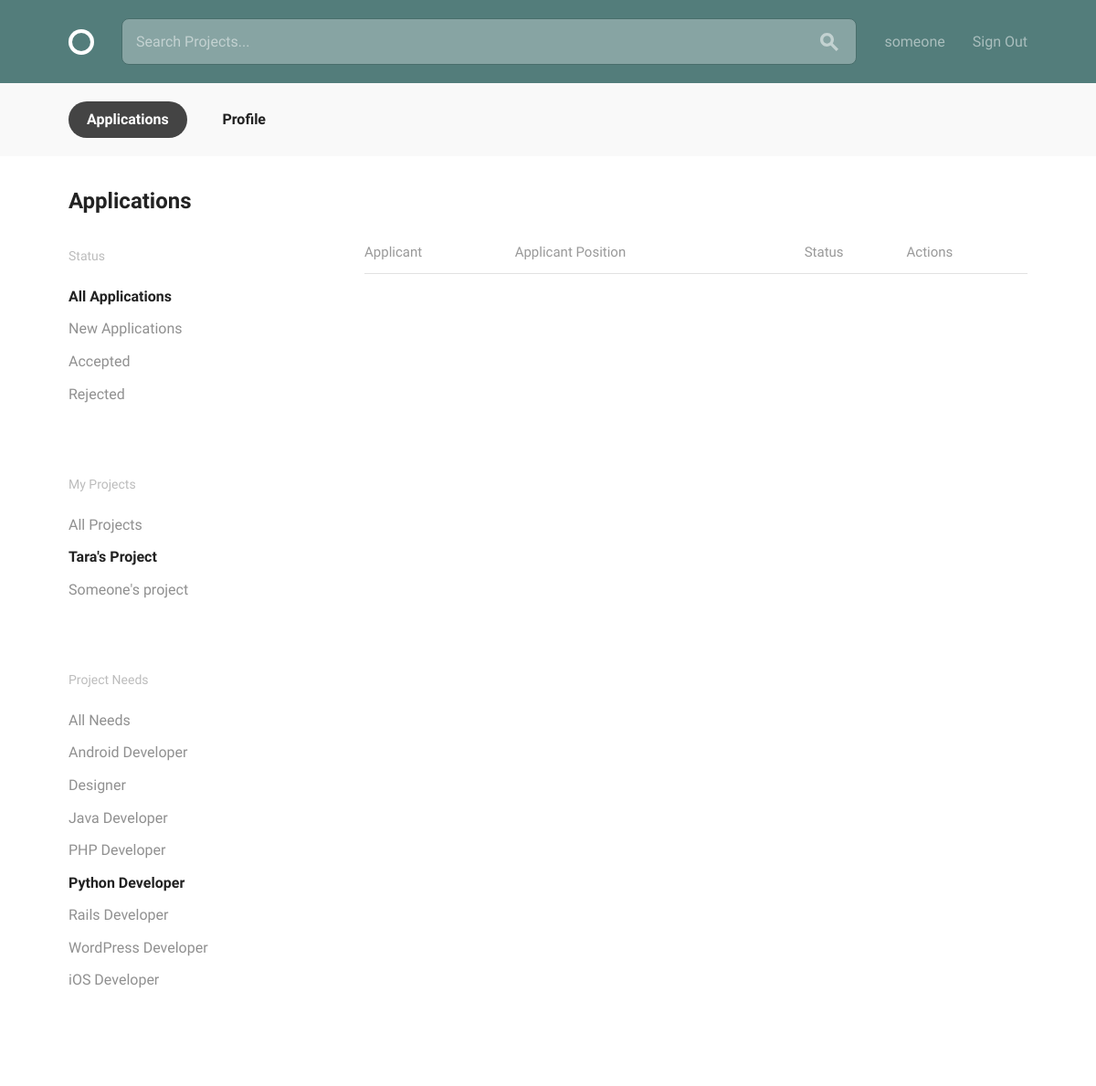
Before: /user/applications?status=all&project=2&position=5 (signed in) with the older database file.
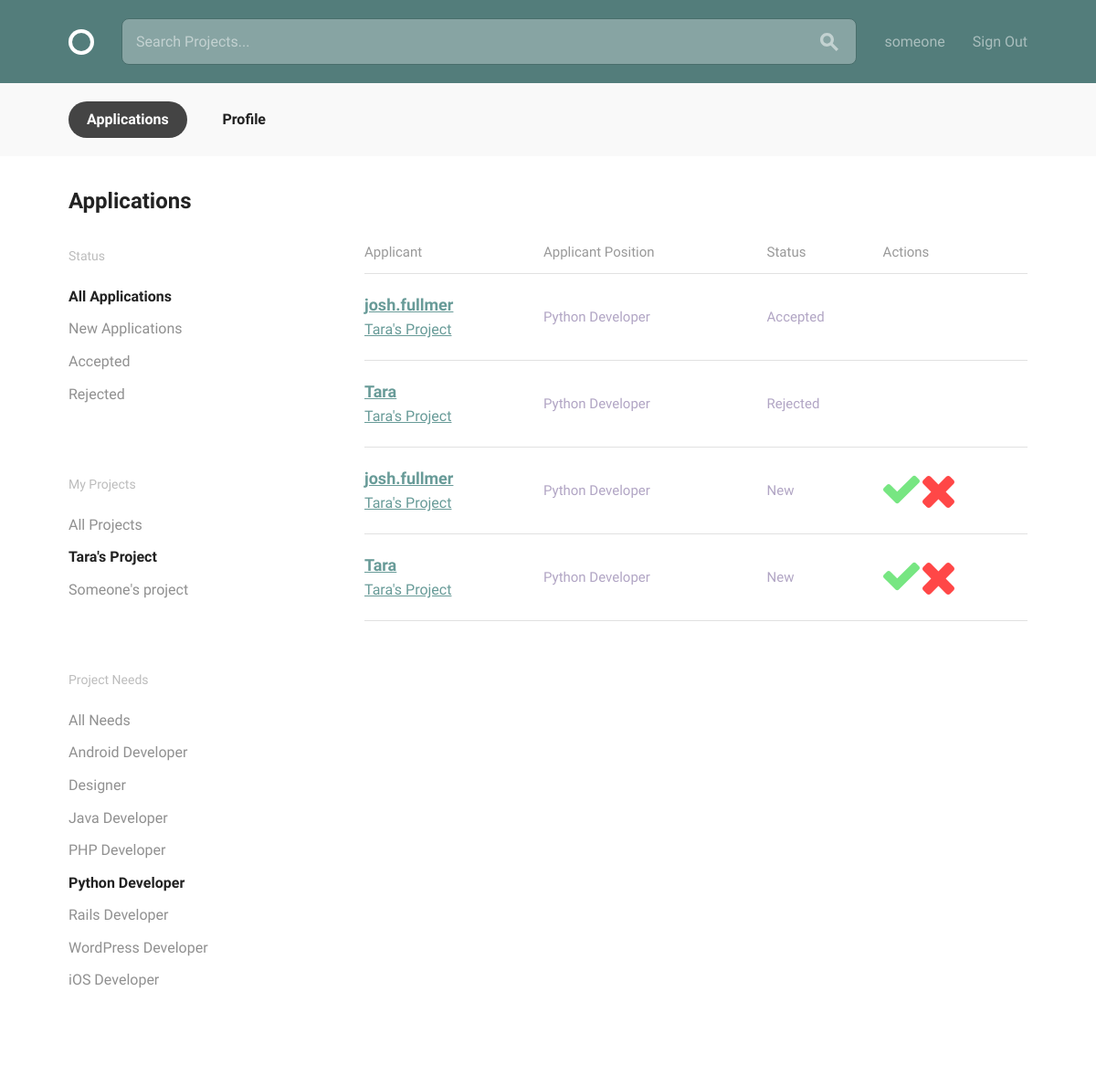
After: the same page with the newer database file.
### teams/models.py (models this page shows, shortened)
class Project(models.Model):
    user = models.ForeignKey(
        User,
        related_name='projects',
        on_delete=models.CASCADE,)
    title = models.CharField(max_length=100)
    description = models.TextField()
    time_estimate = models.TextField()
    requirements = models.TextField()
    positions = models.ManyToManyField(Position, through='ProjectPosition')

class Position(models.Model):
    title = models.CharField(max_length=100)

class Application(models.Model):
    user = models.ForeignKey(User, on_delete=models.CASCADE)
    project_position = models.ForeignKey(
        ProjectPosition,
        on_delete=models.CASCADE)
    status = models.CharField(max_length=25)  # new, accepted, rejected

class ProjectPosition(models.Model):
    project = models.ForeignKey(Project, on_delete=models.CASCADE)
    position = models.ForeignKey(Position, on_delete=models.CASCADE)
    applicants = models.ManyToManyField(User, through='Application')
    description = models.TextField()
    status = models.CharField(max_length=25)  # open, filled

class UserProfile(models.Model):
    user = models.OneToOneField(
        User,
        related_name="profile",
        on_delete=models.CASCADE)
    full_name = models.CharField(max_length=100)
    description = models.TextField()
    avatar = models.ImageField(default='', upload_to='./avatars')

### teams/views.py (the view)
# urls.py: path('user/applications', views.application_list, name='applications'),
@login_required
def application_list(request):
    app_query = {'project_position__project__user': request.user}
    if not request.GET.get('project') or request.GET.get('project') != 'all':
        app_query['project_position__project__pk'] = request.GET.get('project')
    if not request.GET.get('status') or request.GET.get('status') != 'all':
        app_query['status'] = request.GET.get('status')
    if not request.GET.get('position') or request.GET.get('position') != 'all':
        app_query['project_position__position__pk'] = request.GET.get(
            'position')
    projects = models.Project.objects.filter(user=request.user)
    positions = models.Position.objects.all()
    applications = models.Application.objects.filter(**app_query)
    return render(
        request,
        'teams/applications.html',
        {'selected': 'applications',
         'projects': projects,
         'positions': positions,
         'applications': applications})

### teams/templatetags/team_extras.py (called while the page is built)
@register.filter(name='get')
def get(dix, key):
    return dix.get(key, '')

### teams/templates/teams/applications.html (shortened to what the changed rows need)
{% extends "teams/account.html" %}
{% load static %}
{% load team_extras %}
{% block account_tab %}
<div class="bounds circle--page">
    <div class="circle--page--header grid-100">
        <h2>Applications</h2>
    </div>
    <div class="grid-25">
        <div class="circle--filter circle--secondary--module">
            <ul class="circle--filter--list">
                {% for project in projects %}
                <li><a href="{% url 'teams:applications' %}?{% if request.GET|get:'status' %}status={{ request.GET|get:'status' }}&{% endif %}project={{ project.pk }}{% if request.GET|get:'position' %}&position={{ request.GET|get:'position' }}{% endif %}" class="{% if request.GET|get:'project' == project.pk|slugify %}selected{% endif %}">{{ project.title }}</a></li>
                {% endfor %}
            </ul>
        </div>
        <div class="circle--filter circle--secondary--module">
            <ul class="circle--filter--list">
                {% for position in positions %}
                <li><a href="{% url 'teams:applications' %}?{% if request.GET|get:'status' %}status={{ request.GET|get:'status' }}&{% endif %}{% if request.GET|get:'project' %}project={{ request.GET|get:'project' }}&{% endif %}position={{ position.pk }}" class="{% if request.GET|get:'position' == position.pk|slugify %}selected{% endif %}">{{ position.title }}</a></li>
                {% endfor %}
            </ul>
        </div>
    </div>
    <div class="grid-70 grid-push-5">
        <table class="u-full-width circle--table">
            <thead>
                <tr>
                    <th>Applicant</th>
                    <th>Applicant Position</th>
                    <th>Status</th>
                    <th>Actions</th>
                </tr>
            </thead>
            <tbody>
                {% for app in applications %}
                <tr class="clickable-row" data-href="profile.html">
                    <td>
                        <a href="{% url 'teams:profile_pk' pk=app.user.pk %}">
                            <h3>{% if app.user.profile.full_name %}{{ app.user.profile.full_name }}{% else %}{{ app.user.username }}{% endif %}</h3>
                        </a>
                        <a href="{% url 'teams:project' pk=app.project_position.project.pk %}">
                            <p>{{ app.project_position.project.title }}</p>
                        </a>
                    </td>
                    <td class="circle--cell--right">
                        <span class="secondary-label">{{ app.project_position.position.title }}</span>
                    </td>
                    <td>
                        <span class="secondary-label">{{ app.status|capfirst }}</span>
                    </td>
                    <td>
                        {% if app.status == 'new' %}
                        <a href="{% url 'teams:accept_application' pk=app.pk %}"><img src="{% static '/images/correct-symbol.svg' %}" height="40px" width="40px" /></a>
                        <a href="{% url 'teams:reject_application' pk=app.pk %}"><img src="{% static '/images/remove-symbol.svg' %}" height="35px" width="35px" /></a>
                        {% endif %}
                    </td>
                </tr>
                {% endfor %}
            </tbody>
        </table>
    </div>
</div>
{% endblock %}

Changed rows visible on the page:
added Application: user.username "josh.fullmer", project_position.project "Tara's Project", project_position.position "Python Developer", status "Accepted"
added Application: user.profile.full_name "Tara", project_position.project "Tara's Project", project_position.position "Python Developer", status "Rejected"
added Application: user.username "josh.fullmer", project_position.project "Tara's Project", project_position.position "Python Developer", status "New"
added Application: user.profile.full_name "Tara", project_position.project "Tara's Project", project_position.position "Python Developer", status "New"
